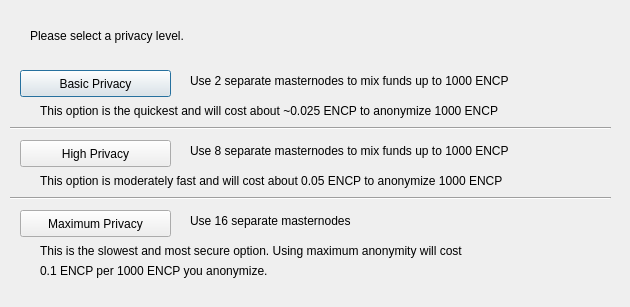
<?xml version="1.0" encoding="UTF-8"?>
<ui version="4.0">
 <class>DarksendConfig</class>
 <widget class="QDialog" name="DarksendConfig">
  <property name="geometry">
   <rect>
    <x>0</x>
    <y>0</y>
    <width>630</width>
    <height>307</height>
   </rect>
  </property>
  <property name="windowTitle">
   <string>Configure Darksend</string>
  </property>
  <widget class="QPushButton" name="buttonBasic">
   <property name="geometry">
    <rect>
     <x>20</x>
     <y>70</y>
     <width>151</width>
     <height>27</height>
    </rect>
   </property>
   <property name="text">
    <string>Basic Privacy</string>
   </property>
  </widget>
  <widget class="QPushButton" name="buttonHigh">
   <property name="geometry">
    <rect>
     <x>20</x>
     <y>140</y>
     <width>151</width>
     <height>27</height>
    </rect>
   </property>
   <property name="text">
    <string>High Privacy</string>
   </property>
  </widget>
  <widget class="QPushButton" name="buttonMax">
   <property name="geometry">
    <rect>
     <x>20</x>
     <y>210</y>
     <width>151</width>
     <height>27</height>
    </rect>
   </property>
   <property name="text">
    <string>Maximum Privacy</string>
   </property>
  </widget>
  <widget class="QLabel" name="label">
   <property name="geometry">
    <rect>
     <x>30</x>
     <y>20</y>
     <width>571</width>
     <height>31</height>
    </rect>
   </property>
   <property name="text">
    <string>Please select a privacy level.</string>
   </property>
  </widget>
  <widget class="QLabel" name="label_2">
   <property name="geometry">
    <rect>
     <x>190</x>
     <y>70</y>
     <width>421</width>
     <height>21</height>
    </rect>
   </property>
   <property name="text">
    <string>Use 2 separate masternodes to mix funds up to 1000 ENCP</string>
   </property>
  </widget>
  <widget class="QLabel" name="label_3">
   <property name="geometry">
    <rect>
     <x>190</x>
     <y>140</y>
     <width>411</width>
     <height>21</height>
    </rect>
   </property>
   <property name="text">
    <string>Use 8 separate masternodes to mix funds up to 1000 ENCP</string>
   </property>
  </widget>
  <widget class="QLabel" name="label_4">
   <property name="geometry">
    <rect>
     <x>190</x>
     <y>210</y>
     <width>421</width>
     <height>21</height>
    </rect>
   </property>
   <property name="text">
    <string>Use 16 separate masternodes</string>
   </property>
  </widget>
  <widget class="QLabel" name="label_6">
   <property name="geometry">
    <rect>
     <x>40</x>
     <y>100</y>
     <width>561</width>
     <height>21</height>
    </rect>
   </property>
   <property name="text">
    <string>This option is the quickest and will cost about ~0.025 ENCP to anonymize 1000 ENCP</string>
   </property>
  </widget>
  <widget class="QLabel" name="label_7">
   <property name="geometry">
    <rect>
     <x>40</x>
     <y>170</y>
     <width>561</width>
     <height>21</height>
    </rect>
   </property>
   <property name="text">
    <string>This option is moderately fast and will cost about 0.05 ENCP to anonymize 1000 ENCP</string>
   </property>
  </widget>
  <widget class="QLabel" name="label_8">
   <property name="geometry">
    <rect>
     <x>40</x>
     <y>240</y>
     <width>561</width>
     <height>21</height>
    </rect>
   </property>
   <property name="text">
    <string>This is the slowest and most secure option. Using maximum anonymity will cost</string>
   </property>
  </widget>
  <widget class="QLabel" name="label_9">
   <property name="geometry">
    <rect>
     <x>40</x>
     <y>260</y>
     <width>561</width>
     <height>21</height>
    </rect>
   </property>
   <property name="text">
    <string>0.1 ENCP per 1000 ENCP you anonymize.</string>
   </property>
  </widget>
  <widget class="Line" name="line">
   <property name="geometry">
    <rect>
     <x>10</x>
     <y>120</y>
     <width>601</width>
     <height>16</height>
    </rect>
   </property>
   <property name="orientation">
    <enum>Qt::Horizontal</enum>
   </property>
  </widget>
  <widget class="Line" name="line_2">
   <property name="geometry">
    <rect>
     <x>10</x>
     <y>190</y>
     <width>601</width>
     <height>16</height>
    </rect>
   </property>
   <property name="orientation">
    <enum>Qt::Horizontal</enum>
   </property>
  </widget>
 </widget>
 <resources/>
 <connections/>
</ui>
